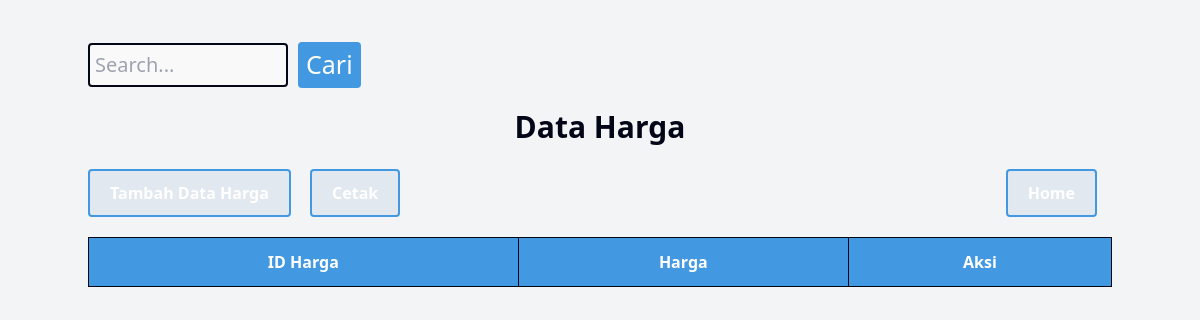
Before: /rentalmobil/public/dashboard/data/dashboardharga.php with the older database file.
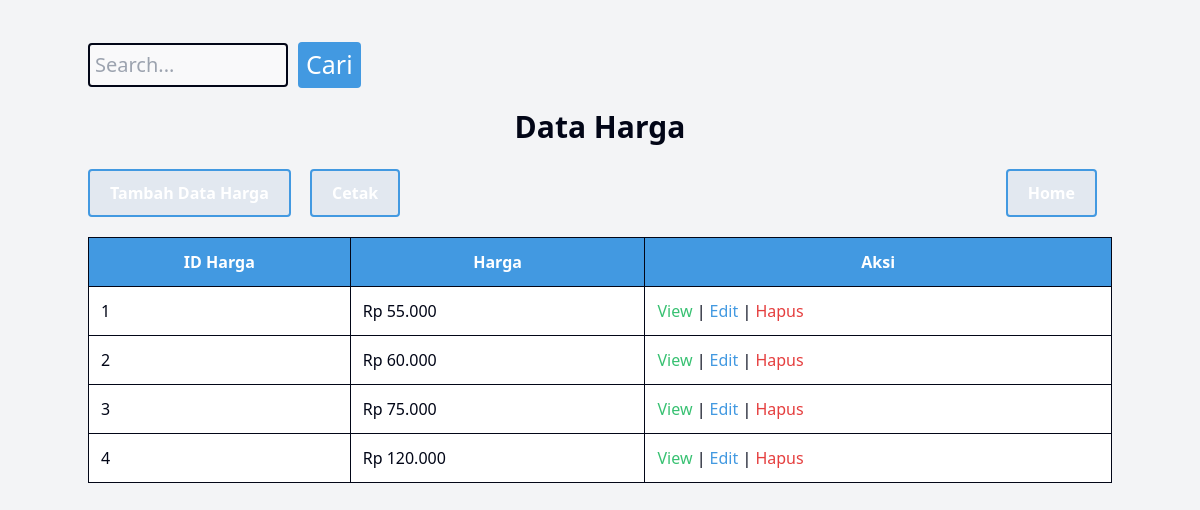
After: the same page with the newer database file.
### tables this page shows
CREATE TABLE `harga` (
  `id_harga` int(11) NOT NULL,
  `harga_per_hari` int(11) NOT NULL
);

### rentalmobil/public/dashboard/data/dashboardharga.php (the view, shortened to what this page needs)
<?php
	include_once("../../../config/koneksi.php");
?>
<!DOCTYPE html>
<html>
<head>
	<link rel="stylesheet" href="../../css/output.css">
</head>
<body class="bg-gray-100">
	<div class="container mx-auto py-8">
		<form action="dashboardharga.php" method="GET" class="mb-4">
           <div class="search-container">
                <input type="text" name="cari" placeholder="Search..." class="border border-gray-400 rounded-md px-2 py-1" style="font-size: 20px;">
                <input type="submit" value="Cari" class="btn bg-blue-500 text-white px-4 py-1 rounded-md" style="font-size: 25px;">
            </div>
        </form>
	<h1> Data Harga </h1>
		<nav>
			<div>
				<a href="../../harga/View/tambah.php" class="btn bg-blue-500 text-white">Tambah Data Harga</a>
				<a href="../../harga/View/cetak.php" target="_blank" class="btn bg-blue-500 text-white">Cetak</a>
			</div>
            <div>
                <a href="../dashboard.php" class="btn bg-blue-500 text-white">Home</a>
            </div>
        </nav>
	<table border="1">
			<?php
				if (isset($_GET['cari'])) {
					$cari = $_GET['cari'];
					$ambildata = mysqli_query($kon, "SELECT * FROM harga WHERE id_harga LIKE '%".$cari."%' OR harga_per_hari LIKE '%".$cari."%'");
				} else {
					$ambildata = mysqli_query($kon, "SELECT * FROM harga ORDER BY id_harga ASC ");
				}
			?>
		<tr>
			<th class="border border-gray-400 px-4 py-2 text-center"> ID Harga </th>
			<th class="border border-gray-400 px-4 py-2 text-center"> Harga </th>
			<th class="border border-gray-400 px-4 py-2 text-center"> Aksi </th>
		</tr>
		<tbody>
		<?php
			while ($userAmbilData = mysqli_fetch_array($ambildata)) {
				echo "<tr>";
					echo "<td class='border border-gray-400 px-4 py-2'>" . $id_harga = $userAmbilData['id_harga'] . "</td>";
					echo "<td class='border border-gray-400 px-4 py-2'>Rp " . number_format($userAmbilData['harga_per_hari'], 0, ',', '.') . "</td>";
					echo "<td class='border border-gray-400 px-4 py-2'>
							<a href='../../harga/View/view.php?id_harga=" . $userAmbilData['id_harga'] . "' class='btn btn-view'> View </a> |
							<a href='../../harga/View/update.php?id_harga=" . $userAmbilData['id_harga'] . "' class='btn btn-edit'> Edit </a> |
							<a href='../../harga/Controller/hargahapus.php?id_harga=" . $userAmbilData['id_harga'] ."' class='btn btn-hapus'> Hapus </a>
						</td>";
				echo "</tr>";
			}
		?>
		</tbody>
	</table>
	</div>
</body>
</html>

Changed rows visible on the page:
added harga: id_harga "1", harga_per_hari "55.000"
added harga: id_harga "2", harga_per_hari "60.000"
added harga: id_harga "3", harga_per_hari "75.000"
added harga: id_harga "4", harga_per_hari "120.000"
